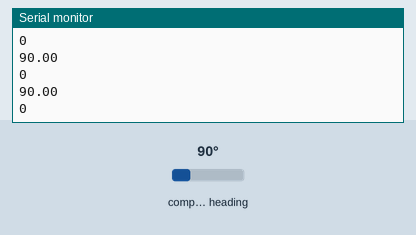
The sketch below on a simulated Arduino Uno, built with avr-gcc and run on an emulated ATmega328P. Shown: the last lines printed to the serial monitor. Wiring (inferred from the names in the program): QMC5883L compass at I2C address 0x0D. Inputs (shaded band) come from the test bench; at power-on: compass heading 90°.

Above: at 1.2 s.
1.3 s: compass heading set to 7°
At 1.33 s:
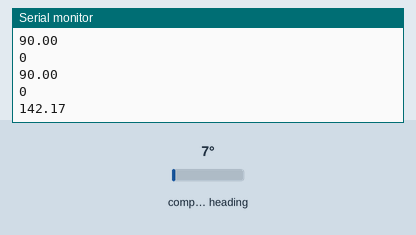
2.8 s: compass heading set to 90°
At 2.86 s:
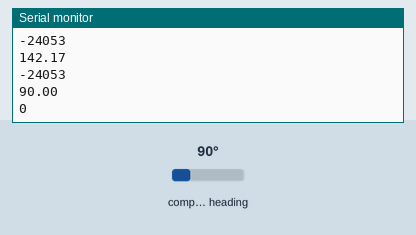
Timing chart, 0 to 5.8 s (numbered marks = the images above; inputs shaded):
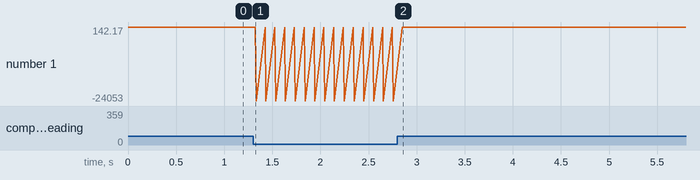

Measured:
- after the input at 1.3 s, the serial monitor: prints a new line at once (image 1)
- plotted number 1: 0 → -24053 after the input at 1.3 s

The sketch:

Exp6d.ino
```cpp
#include <Wire.h> //I2C Arduino Library

#define raddr 0x0D //I2C Address for The QMC5883
#define waddr 0x0D
float heading_in_degrees;

void setup(){

  Serial.begin(9600);
  Wire.begin();


  Wire.beginTransmission(waddr); //start talking
  Wire.write(0x0B); // Set the Register
  Wire.write(0x01); // Tell the QMC5883 to Continuously Measure
  Wire.endTransmission();

  Wire.beginTransmission(waddr); //start talking
  Wire.write(0x09); // Set the Register
  Wire.write(0x1D); // Tell the QMC5883 to Continuously Measure
  Wire.endTransmission();
}


void loop(){

  int x,y,z; //triple axis data

  //Tell the QMC what regist to begin writing data into
  Wire.beginTransmission(waddr);
  Wire.write(0x00); //start with register 3.
  Wire.endTransmission();

 //Read the data.. 2 bytes for each axis.. 6 total bytes
  Wire.requestFrom(raddr, 6);
  if(6<=Wire.available()){
    x = Wire.read()<<8; //MSB  x
    x |= Wire.read(); //LSB  x
    z = Wire.read()<<8; //MSB  z
    z |= Wire.read(); //LSB z
    y = Wire.read()<<8; //MSB y
    y |= Wire.read(); //LSB y
  }
  heading_in_degrees = 180 * atan2(y,x)/PI;
  Serial.println(heading_in_degrees);
  // Show Values
//  Serial.print("X Value: ");
  Serial.println(x);
//  Serial.print("Y Value: ");
//  Serial.println(y);
//  Serial.print("Z Value: ");
//  Serial.println(z);
//  Serial.println();

  delay(100);
}
```

HMC5883L.cpp
```cpp
// (licence header left out)
#include <Arduino.h>
#include "HMC5883L.h"

HMC5883L::HMC5883L()
{
  m_Scale = 1;
}

MagnetometerRaw HMC5883L::ReadRawAxis()
{
  uint8_t* buffer = Read(DataRegisterBegin, 6);
  MagnetometerRaw raw = MagnetometerRaw();
  raw.XAxis = (buffer[0] << 8) | buffer[1];
  raw.ZAxis = (buffer[2] << 8) | buffer[3];
  raw.YAxis = (buffer[4] << 8) | buffer[5];
  return raw;
}

MagnetometerScaled HMC5883L::ReadScaledAxis()
{
  MagnetometerRaw raw = ReadRawAxis();
  MagnetometerScaled scaled = MagnetometerScaled();
  scaled.XAxis = raw.XAxis * m_Scale;
  scaled.ZAxis = raw.ZAxis * m_Scale;
  scaled.YAxis = raw.YAxis * m_Scale;
  return scaled;
}

int HMC5883L::SetScale(float gauss)
{
	uint8_t regValue = 0x00;
	if(gauss == 0.88)
	{
		regValue = 0x00;
		m_Scale = 0.73;
	}
	else if(gauss == 1.3)
	{
		regValue = 0x01;
		m_Scale = 0.92;
	}
	else if(gauss == 1.9)
	{
		regValue = 0x02;
		m_Scale = 1.22;
	}
	else if(gauss == 2.5)
	{
		regValue = 0x03;
		m_Scale = 1.52;
	}
	else if(gauss == 4.0)
	{
		regValue = 0x04;
		m_Scale = 2.27;
	}
	else if(gauss == 4.7)
	{
		regValue = 0x05;
		m_Scale = 2.56;
	}
	else if(gauss == 5.6)
	{
		regValue = 0x06;
		m_Scale = 3.03;
	}
	else if(gauss == 8.1)
	{
		regValue = 0x07;
		m_Scale = 4.35;
	}
	else
		return ErrorCode_1_Num;

	// Setting is in the top 3 bits of the register.
	regValue = regValue << 5;
	Write(ConfigurationRegisterB, regValue);
}

int HMC5883L::SetMeasurementMode(uint8_t mode)
{
	Write(ModeRegister, mode);
}

void HMC5883L::Write(int address, int data)
{
  Wire.beginTransmission(HMC5883L_Address);
  Wire.write(address);
  Wire.write(data);
  Wire.endTransmission();
}

uint8_t* HMC5883L::Read(int address, int length)
{
  Wire.beginTransmission(HMC5883L_Address);
  Wire.write(address);
  Wire.endTransmission();

  Wire.beginTransmission(HMC5883L_Address);
  Wire.requestFrom(HMC5883L_Address, length);

  uint8_t buffer[length];
  if(Wire.available() == length)
  {
	  for(uint8_t i = 0; i < length; i++)
	  {
		  buffer[i] = Wire.read();
	  }
  }
  Wire.endTransmission();

  return buffer;
}

char* HMC5883L::GetErrorText(int errorCode)
{
	if(ErrorCode_1_Num == 1)
		return ErrorCode_1;

	return "Error not defined.";
}
```

HMC5883L.h
```cpp
// (licence header left out)
#ifndef HMC5883L_h
#define HMC5883L_h

#include <Arduino.h>
#include <Wire.h>


#define HMC5883L_Address 0x1E
#define ConfigurationRegisterA 0x00
#define ConfigurationRegisterB 0x01
#define ModeRegister 0x02
#define DataRegisterBegin 0x03

#define Measurement_Continuous 0x00
#define Measurement_SingleShot 0x01
#define Measurement_Idle 0x03

#define ErrorCode_1 "Entered scale was not valid, valid gauss values are: 0.88, 1.3, 1.9, 2.5, 4.0, 4.7, 5.6, 8.1"
#define ErrorCode_1_Num 1

struct MagnetometerScaled
{
	float XAxis;
	float YAxis;
	float ZAxis;
};

struct MagnetometerRaw
{
	int XAxis;
	int YAxis;
	int ZAxis;
};

class HMC5883L
{
	public:
	  HMC5883L();

	  MagnetometerRaw ReadRawAxis();
	  MagnetometerScaled ReadScaledAxis();

	  int SetMeasurementMode(uint8_t mode);
	  int SetScale(float gauss);

	  char* GetErrorText(int errorCode);

	protected:
	  void Write(int address, int byte);
	  uint8_t* Read(int address, int length);

	private:
	  float m_Scale;
};
#endif
```
